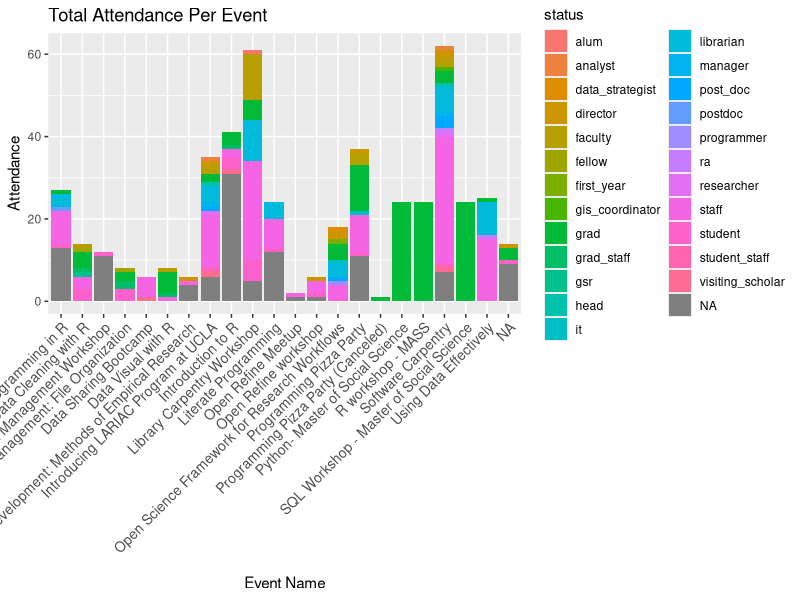
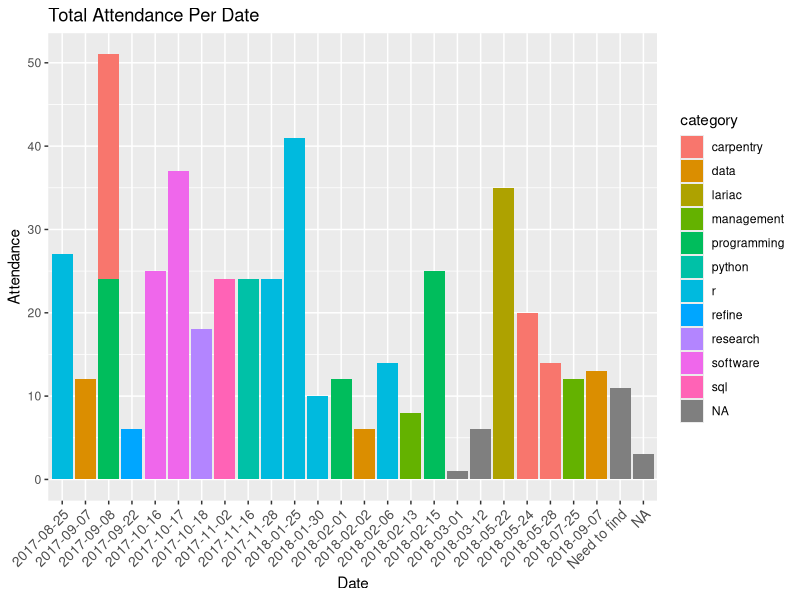
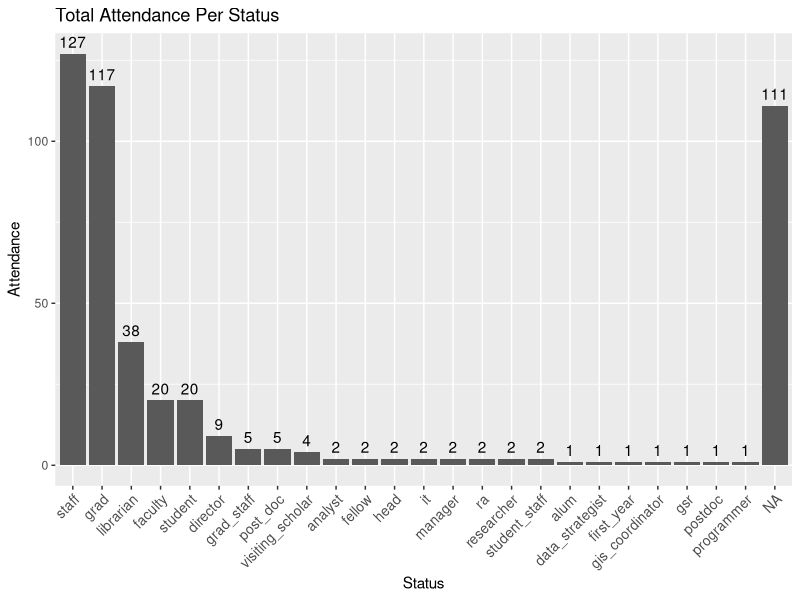
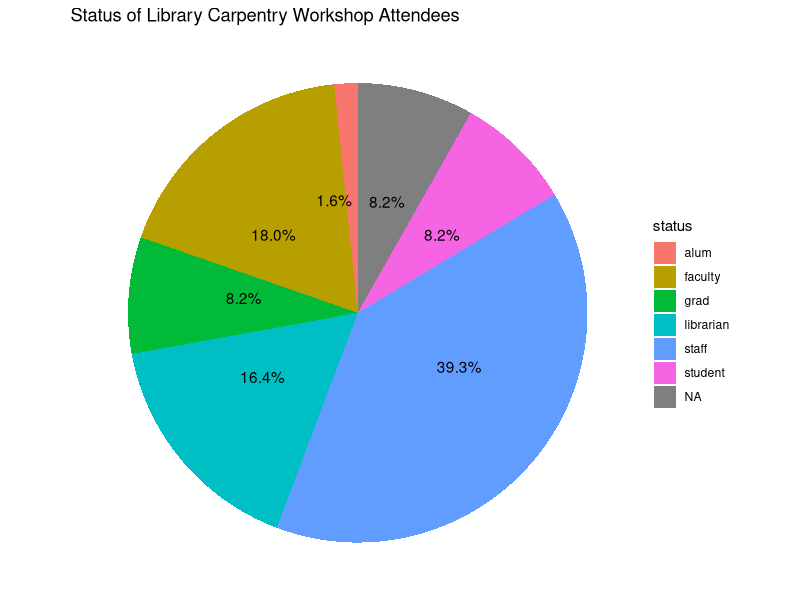

Source code (R) for these figures, in order:
## ---- chunk 1
library(dplyr)
library(ggplot2)
library(scales)
options(stringsAsFactors = F)
## ---- chunk 2
attend <- read.csv("attendance_lists - outreach-fy17-18.csv")
attend[attend==""] <- NA
attend$event[attend$event == "Programming Pizza Party (Python/R/Data)"] <- "Programming Pizza Party"
attend$event[attend$event == "Programming Pizza Party (R/Python)"] <- "Programming Pizza Party"
attend$event[attend$event == "LIbrary Carpentry Workshop"] <- "Library Carpentry Workshop"
attend$event[attend$event == "Data VIsual with R"] <- "Data Visual with R"
attend$category[attend$event == "Programming Pizza Party"] <- "programming"
attend$category[attend$event == "Literate Programming"] <- "programming"
attend$category[attend$event == "Data Sharing Bootcamp"] <- "data"
attend$category[attend$event == "Using Data Effectively"] <- "data"
attend$category[attend$event == "Faculty Development: Methods of Empirical Research"] <- "research"
attend$category[attend$event == "Open Refine workshop"] <- "refine"
attend$event[attend$event == "Introducing Los Angeles Region Imagery Acquisition Consortium (LARIAC) Program at UCLA"] <- "Introducing LARIAC Program at UCLA"
attend$event[attend$event == "Faculty Development Workshop: Teaching Transparent Methods of Empirical Research"] <- "Faculty Development: Methods of Empirical Research"
attend$date[attend$event == "Open Refine workshop"] <- "2017-09-22"
attend$status[attend$status == "mlis_student"] <- "grad"
attend$status[attend$status == "mlis student"] <- "grad"
attend$status[attend$status == "mus_student"] <- "grad"
attend$status[attend$status == "curator/staff"] <- "staff"
attend$status[attend$status == "staff; systems specialist"] <- "staff"
attend$status[attend$status == "staff "] <- "staff"
attend$status[attend$status == "visiting scholar"] <- "visiting_scholar"
attend$status[attend$status == "professor"] <- "faculty"
attend$status[attend$status == "visit_scholar"] <- "visiting_scholar"
attend$status[attend$status == "staff/student"] <- "student_staff"
str(attend)
## ---- chunk 3
attend %>% 
  group_by(event, category, status) %>% 
  summarize(number_people = n()) %>% 
  ggplot(aes(x=event, y=number_people, fill = status)) + 
    geom_col()+ theme(axis.text.x = element_text(angle = 45, size = 10, hjust = 1)) +labs(title = "Total Attendance Per Event", x= "Event Name", y="Attendance")

## ---- chunk 4
attend %>% 
  group_by(date, event, category) %>% 
  summarize(number_date = n()) %>% 
   ggplot(aes(x=date, y=number_date, fill= category)) + 
    geom_col()+ theme(axis.text.x = element_text(angle = 45, size = 10, hjust = 1)) + labs(title = "Total Attendance Per Date", x = "Date", y="Attendance")
## ---- chunk 5
attend %>% 
  group_by(status) %>% 
  summarize(number_status = n()) %>% 
   ggplot(aes(x=reorder(status, -number_status), y=number_status)) + 
    geom_col()+ theme(axis.text.x = element_text(angle = 45, size = 10, hjust = 1)) + labs(title = "Total Attendance Per Status", x = "Status", y="Attendance") +geom_text (aes(label=number_status), vjust= -0.5)
## ---- chunk 6
carpentry <- subset(attend, attend$event == "Library Carpentry Workshop")
carpentry %>% 
  group_by(event, status) %>%
  summarize(number_status = n()) %>% 
  mutate(per = percent(number_status /sum(number_status)))%>% 
  arrange(desc(number_status)) %>% 
  ggplot(aes(x="", y=number_status, fill= status)) +
    geom_bar(width = 1, stat = "identity")+
    coord_polar("y", start = 0)+
    theme_void()+
    geom_text(aes(x=1, y= c(20, 53, 40, 47 , 2.5 , 8 , 59 ), label = per))+ labs(title = "Status of Library Carpentry Workshop Attendees")
  
